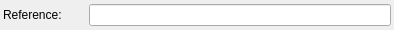
<?xml version="1.0" encoding="UTF-8"?>
<ui version="4.0">
 <class>C_UiRecordNameProperty</class>
 <widget class="QWidget" name="C_UiRecordNameProperty">
  <property name="geometry">
   <rect>
    <x>0</x>
    <y>0</y>
    <width>394</width>
    <height>30</height>
   </rect>
  </property>
  <property name="windowTitle">
   <string>Form</string>
  </property>
  <layout class="QVBoxLayout" name="verticalLayout">
   <property name="leftMargin">
    <number>3</number>
   </property>
   <property name="topMargin">
    <number>3</number>
   </property>
   <property name="rightMargin">
    <number>3</number>
   </property>
   <property name="bottomMargin">
    <number>3</number>
   </property>
   <item>
    <layout class="QHBoxLayout" name="Layout">
     <item>
      <widget class="QLabel" name="Label">
       <property name="minimumSize">
        <size>
         <width>80</width>
         <height>20</height>
        </size>
       </property>
       <property name="text">
        <string>Reference:</string>
       </property>
      </widget>
     </item>
     <item>
      <widget class="QLineEdit" name="LineEdit">
       <property name="minimumSize">
        <size>
         <width>300</width>
         <height>0</height>
        </size>
       </property>
      </widget>
     </item>
    </layout>
   </item>
  </layout>
 </widget>
 <resources/>
 <connections/>
</ui>
